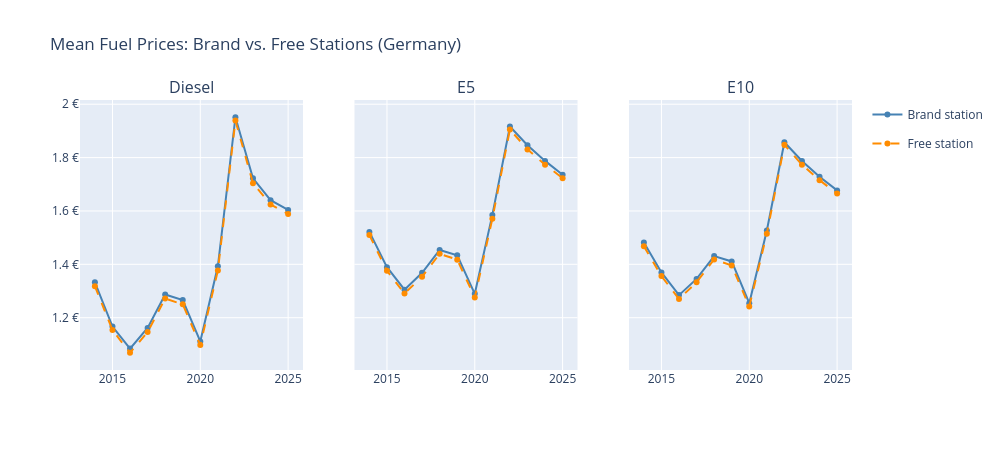

This figure's notebook cell:
### Markdown cell above
## Mean Fuel Prices: Brand vs. Free Stations (per year)

### Code cell
fuels = [("diesel_mean", "Diesel"), ("e5_mean", "E5"), ("e10_mean", "E10")]

fig = make_subplots(rows=1, cols=3, shared_yaxes=True,
                    subplot_titles=[label for _, label in fuels])

for col_i, (col, label) in enumerate(fuels, start=1):
    show_legend = col_i == 1
    fig.add_trace(go.Scatter(
        x=brand["year"], y=brand[col].round(4),
        mode="lines+markers", name="Brand station",
        line=dict(color="steelblue", width=2),
        legendgroup="brand", showlegend=show_legend,
        hovertemplate="%{x}: %{y:.3f} €/L",
    ), row=1, col=col_i)
    fig.add_trace(go.Scatter(
        x=free["year"], y=free[col].round(4),
        mode="lines+markers", name="Free station",
        line=dict(color="darkorange", width=2, dash="dash"),
        legendgroup="free", showlegend=show_legend,
        hovertemplate="%{x}: %{y:.3f} €/L",
    ), row=1, col=col_i)

fig.update_yaxes(ticksuffix=" €", col=1)
fig.update_layout(
    title="Mean Fuel Prices: Brand vs. Free Stations (Germany)",
    height=450, width=1000,
    hovermode="x unified",
)
fig.show()

### Figure 1 — Plotly figure (JSON) as saved in the notebook; plotly's stock layout.template omitted (floating-point values rounded to 4 significant figures)
{"data": [{"hovertemplate": "%{x}: %{y:.3f} €/L", "legendgroup": "brand", "line": {"color": "steelblue", "width": 2}, "mode": "lines+markers", "name": "Brand station", "showlegend": true, "type": "scatter", "x": [2014, 2015, 2016, 2017, 2018, 2019, 2020, 2021, 2022, 2023, 2024, 2025], "xaxis": "x", "y": [1.333, 1.167, 1.084, 1.161, 1.287, 1.266, 1.111, 1.392, 1.951, 1.722, 1.641, 1.604], "yaxis": "y"}, {"hovertemplate": "%{x}: %{y:.3f} €/L", "legendgroup": "free", "line": {"color": "darkorange", "dash": "dash", "width": 2}, "mode": "lines+markers", "name": "Free station", "showlegend": true, "type": "scatter", "x": [2014, 2015, 2016, 2017, 2018, 2019, 2020, 2021, 2022, 2023, 2024, 2025], "xaxis": "x", "y": [1.318, 1.154, 1.069, 1.146, 1.272, 1.25, 1.097, 1.377, 1.939, 1.704, 1.624, 1.589], "yaxis": "y"}, {"hovertemplate": "%{x}: %{y:.3f} €/L", "legendgroup": "brand", "line": {"color": "steelblue", "width": 2}, "mode": "lines+markers", "name": "Brand station", "showlegend": false, "type": "scatter", "x": [2014, 2015, 2016, 2017, 2018, 2019, 2020, 2021, 2022, 2023, 2024, 2025], "xaxis": "x2", "y": [1.522, 1.389, 1.305, 1.368, 1.454, 1.434, 1.29, 1.585, 1.916, 1.846, 1.788, 1.736], "yaxis": "y2"}, {"hovertemplate": "%{x}: %{y:.3f} €/L", "legendgroup": "free", "line": {"color": "darkorange", "dash": "dash", "width": 2}, "mode": "lines+markers", "name": "Free station", "showlegend": false, "type": "scatter", "x": [2014, 2015, 2016, 2017, 2018, 2019, 2020, 2021, 2022, 2023, 2024, 2025], "xaxis": "x2", "y": [1.51, 1.376, 1.291, 1.354, 1.439, 1.417, 1.276, 1.571, 1.905, 1.831, 1.774, 1.723], "yaxis": "y2"}, {"hovertemplate": "%{x}: %{y:.3f} €/L", "legendgroup": "brand", "line": {"color": "steelblue", "width": 2}, "mode": "lines+markers", "name": "Brand station", "showlegend": false, "type": "scatter", "x": [2014, 2015, 2016, 2017, 2018, 2019, 2020, 2021, 2022, 2023, 2024, 2025], "xaxis": "x3", "y": [1.481, 1.369, 1.285, 1.345, 1.431, 1.411, 1.254, 1.527, 1.858, 1.787, 1.728, 1.677], "yaxis": "y3"}, {"hovertemplate": "%{x}: %{y:.3f} €/L", "legendgroup": "free", "line": {"color": "darkorange", "dash": "dash", "width": 2}, "mode": "lines+markers", "name": "Free station", "showlegend": false, "type": "scatter", "x": [2014, 2015, 2016, 2017, 2018, 2019, 2020, 2021, 2022, 2023, 2024, 2025], "xaxis": "x3", "y": [1.468, 1.356, 1.27, 1.333, 1.418, 1.396, 1.242, 1.515, 1.848, 1.773, 1.715, 1.665], "yaxis": "y3"}], "layout": {"annotations": [{"font": {"size": 16}, "showarrow": false, "text": "Diesel", "x": 0.1444, "xanchor": "center", "xref": "paper", "y": 1, "yanchor": "bottom", "yref": "paper"}, {"font": {"size": 16}, "showarrow": false, "text": "E5", "x": 0.5, "xanchor": "center", "xref": "paper", "y": 1, "yanchor": "bottom", "yref": "paper"}, {"font": {"size": 16}, "showarrow": false, "text": "E10", "x": 0.8556, "xanchor": "center", "xref": "paper", "y": 1, "yanchor": "bottom", "yref": "paper"}], "height": 450, "hovermode": "x unified", "title": {"text": "Mean Fuel Prices: Brand vs. Free Stations (Germany)"}, "width": 1000, "xaxis": {"anchor": "y", "domain": [0, 0.2889]}, "xaxis2": {"anchor": "y2", "domain": [0.3556, 0.6444]}, "xaxis3": {"anchor": "y3", "domain": [0.7111, 1]}, "yaxis": {"anchor": "x", "domain": [0, 1], "ticksuffix": " €"}, "yaxis2": {"anchor": "x2", "domain": [0, 1], "matches": "y", "showticklabels": false}, "yaxis3": {"anchor": "x3", "domain": [0, 1], "matches": "y", "showticklabels": false}}}
